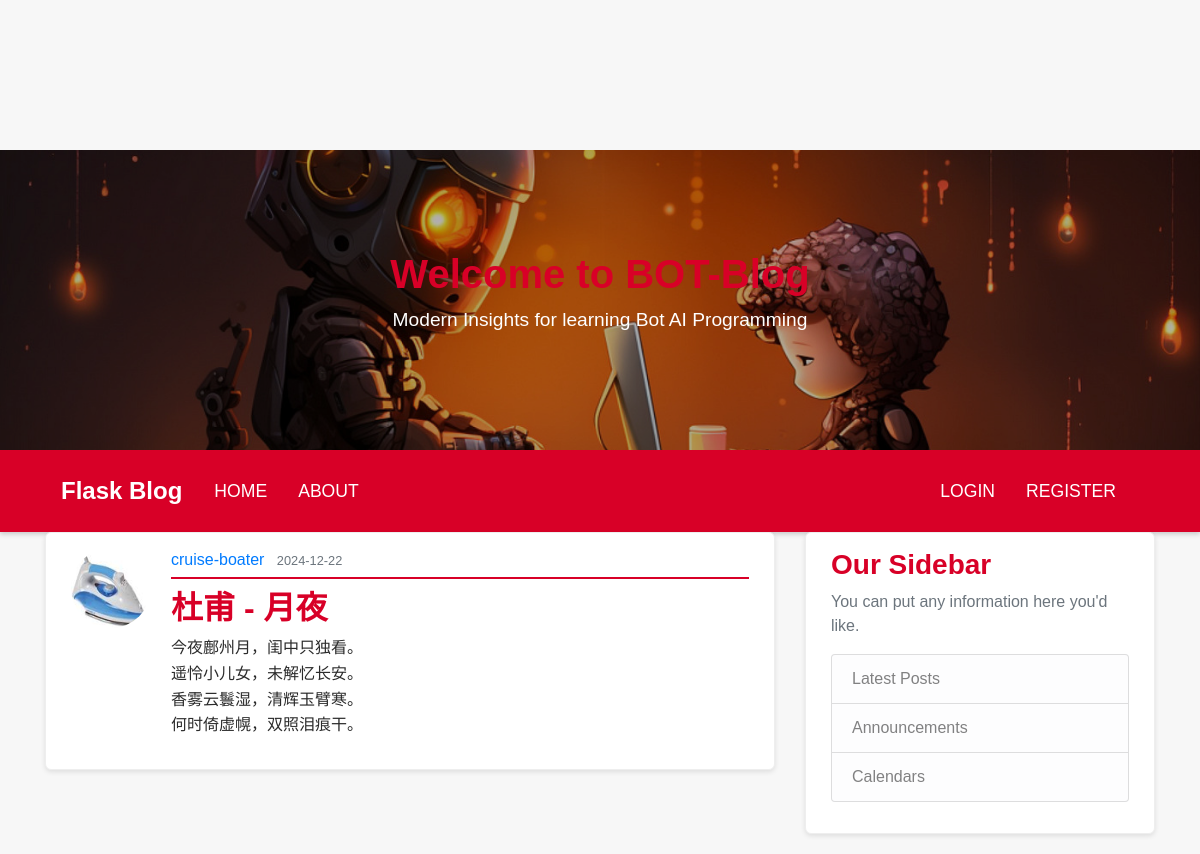
Screenshot of /posts/8 with the database file from the repository.
### flaskblog/models.py (models this page shows, shortened)
class User(db.Model, UserMixin):
    id = db.Column(db.Integer, primary_key=True)
    username = db.Column(db.String(20), unique=True, nullable=False)
    email = db.Column(db.String(120), unique=True, nullable=False)
    image_file = db.Column(db.String(20), nullable=False, default='brainsurgeon.jpg')
    password = db.Column(db.String(60), nullable=False)
    posts = db.relationship('Post', backref='author', lazy=True)

class Post(db.Model):
    id = db.Column(db.Integer, primary_key=True)
    title = db.Column(db.String(100), nullable=False)
    date_posted = db.Column(db.DateTime, nullable=False, default=datetime.utcnow)
    content = db.Column(db.Text, nullable=False)
    user_id = db.Column(db.Integer, db.ForeignKey('user.id'), nullable=False)

### flaskblog/routes.py (the view)
@app.route("/posts/<int:post_id>")
def post(post_id):
    post = Post.query.get_or_404(post_id)
    return render_template('post.html', title=post.title, post=post)

### flaskblog/templates/post.html (shortened to what this page needs)
{% extends "layout.html" %}
{% block content %}
  <article class="media content-section">
    <img class="rounded-circle article-img" src="{{ url_for('static', filename='profile_pics/' + post.author.image_file) }}">
    <div class="media-body">
      <div class="article-metadata">
        <a class="mr-2" href="{{ url_for('user_posts', username=post.author.username) }}">{{ post.author.username }}</a>
        <small class="text-muted">{{ post.date_posted.strftime('%Y-%m-%d') }}</small>
      </div>
      <h2 class="article-title">{{ post.title }}</h2>
      <p class="article-content">{{ post.content }}</p>
    </div>
  </article>
{% endblock content %}

### flaskblog/static/main.css (style rules this page uses)
body { background: #f7f7f7; color: #2b2b2b; margin-top: 5rem; font-family: Arial, sans-serif; }
h1, h2, h3, h4, h5, h6 { color: #d80027; font-weight: bold; }
body { padding-top: 70px; }
.content-section { background: #ffffff; padding: 15px 25px; border: 1px solid #eeeeee; border-radius: 6px; box-shadow: 0 2px 5px rgba(0, 0, 0, 0.1); margin-bottom: 20px; }
.article-title { color: #d80027; font-weight: bold; }
.article-content { white-space: pre-line; line-height: 1.6; }
.article-img { height: 80px; width: 80px; margin-right: 20px; border-radius: 5px; }
.article-metadata { padding-bottom: 5px; margin-bottom: 10px; border-bottom: 2px solid #d80027; }

### rows the page displays
User: image_file (picture), author.username "cruise-boater"
Post: date_posted "2024-12-22", title "杜甫 - 月夜", content "今夜鄜州月，闺中只独看。 遥怜小儿女，未解忆长安。 香雾云鬟湿，清辉玉臂寒。 何时倚虚幌，双照泪痕干。"
